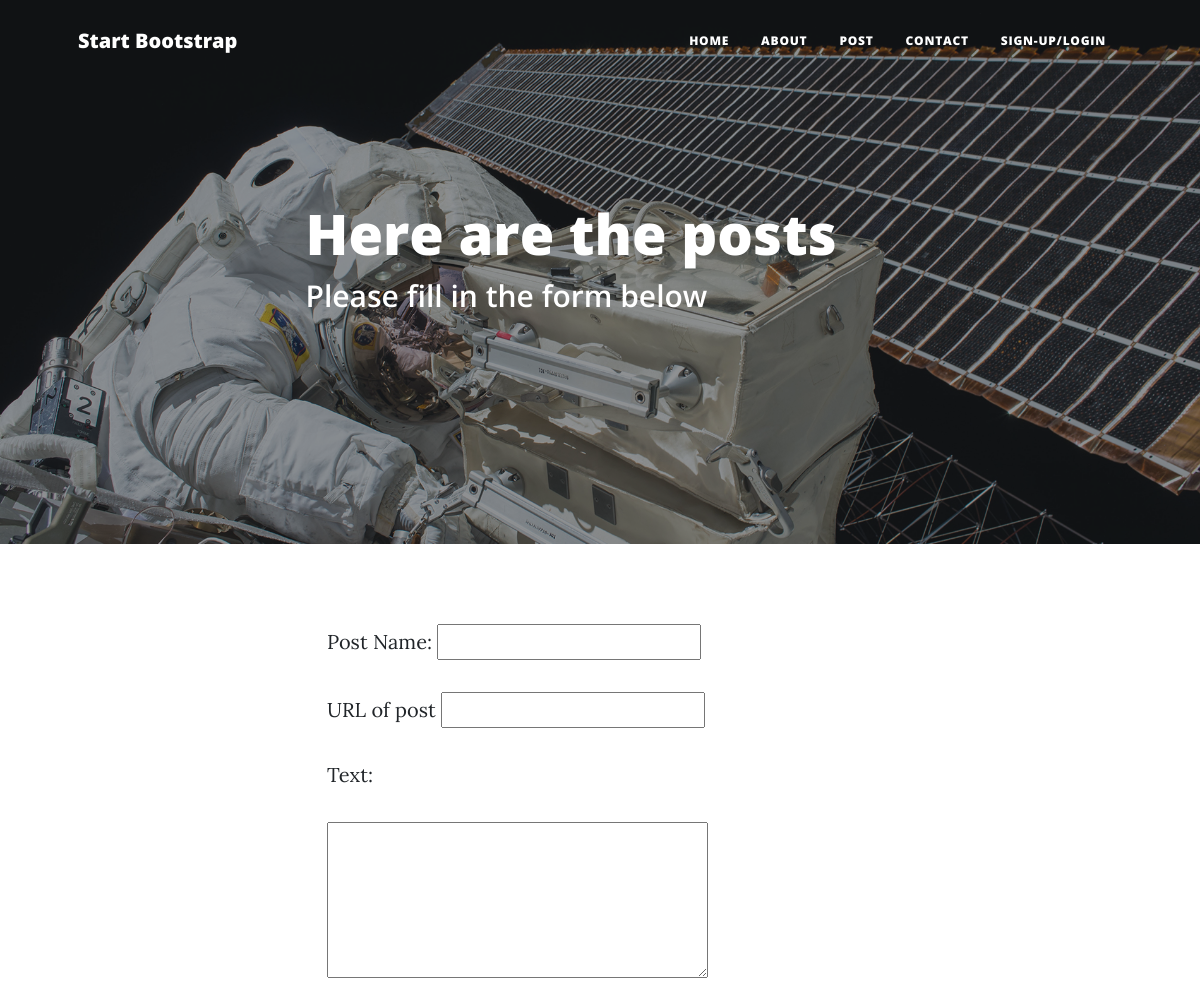
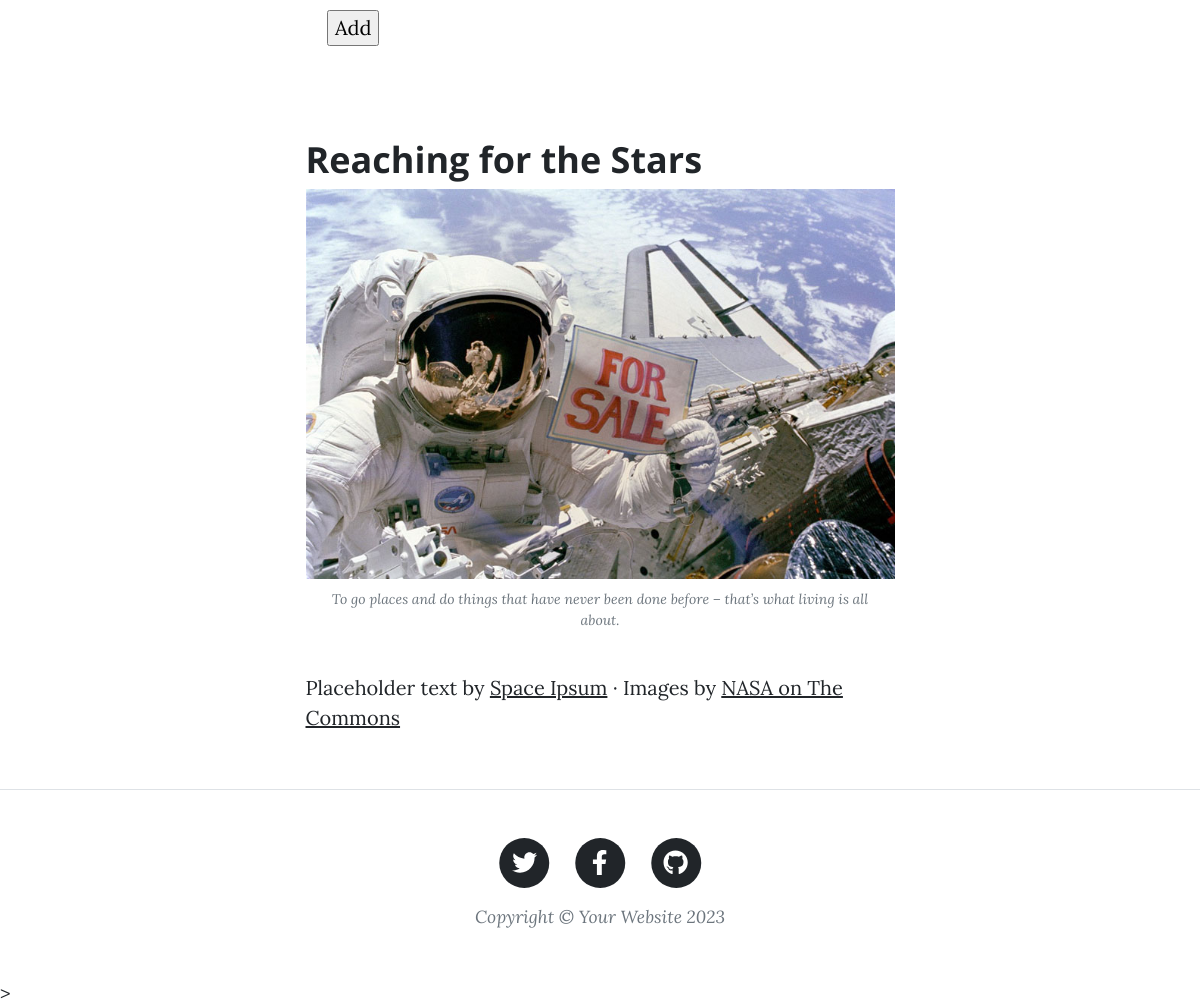
Page /post on the committed database (2 pictures, top to bottom).
### tables this page shows
CREATE TABLE mainmenu (
id integer PRIMARY KEY AUTOINCREMENT,
title text NOT NULL,
url text NOT NULL
);

### main.py (the view, shortened to what this page needs)
@app.route("/post", methods=['POST', 'GET'])
def addPost():
    return render_template('post.html', menu=data_base.getMenu(), title='Post')

### FDataBase.py (called while the page is built)
    def getMenu(self):
        sql = '''SELECT * FROM mainmenu'''  # all data is got
        try:
            self.__cursor.execute(sql)
            result = self.__cursor.fetchall()
            if result:
                return result
        except:
            print("Data-base fetching error")
        return []  # for case of any exception empty list will be returned

### main.py (called while the page is built)
def connect_db():
    connection_db = sqlite3.connect(app.config['DATABASE'])
    connection_db.row_factory = sqlite3.Row
    return connection_db

def get_db():
    if not hasattr(g, 'link_db'):
        g.link_db = connect_db()
    return g.link_db

@app.before_request
def before_request():
    global data_base
    db = get_db()
    data_base = FDataBase(db)

@app.teardown_appcontext
def close_bd(error):
    if hasattr(g, 'link_db'):
        g.link_db.close()

### templates/post.html (shortened to what this page needs)
{% extends 'base.html' %}
{% block head %}
    {{ super() }}
{% endblock %}
{% block content %}
        {{ super() }}
        <header class="masthead" style="background-image: url('static/assets/img/post-bg.jpg')">
            <div class="container position-relative px-4 px-lg-5">
                <div class="row gx-4 gx-lg-5 justify-content-center">
                    <div class="col-md-10 col-lg-8 col-xl-7">
                        <div class="post-heading">
                            <h1>Here are the posts</h1>
                            <h2 class="subheading">Please fill in the form below</h2>
                        </div>
                    </div>
                </div>
            </div>
        </header>
        <div class="container">
            <div class="row justify-content-center">
                <div class="col-md-6">
                    <form action="{{ url_for('addPost')}}" method="post">
                        <p><label>Post Name: </label> <input type="text" name="name" value="" required></p>
                        <p><label>URL of post</label> <input type="text" name="url", value="" required/>
                        <p><label>Text: </label></p>
                        <p><textarea name="post" rows="5" cols="30"></textarea></p>
                        <p><input type="submit" value="Add"></p>
                    </form>
                </div>
            </div>
        </div>
        <article class="mb-4">
            <div class="container px-4 px-lg-5">
                <div class="row gx-4 gx-lg-5 justify-content-center">
                    <div class="col-md-10 col-lg-8 col-xl-7">
                        <h2 class="section-heading">Reaching for the Stars</h2>
                        <a href="#!"><img class="img-fluid" src="static/assets/img/post-sample-image.jpg" alt="..." /></a>
                        <span class="caption text-muted">To go places and do things that have never been done before – that’s what living is all about.</span>
                        <p>
                            Placeholder text by
                            <a href="http://spaceipsum.com/">Space Ipsum</a>
                            &middot; Images by
                            <a href="https://www.flickr.com/photos/nasacommons/">NASA on The Commons</a>
                        </p>
                    </div>
                </div>
            </div>
        </article>
        <footer class="border-top">
            <div class="container px-4 px-lg-5">
                <div class="row gx-4 gx-lg-5 justify-content-center">
                    <div class="col-md-10 col-lg-8 col-xl-7">
                        <ul class="list-inline text-center">
                            <li class="list-inline-item">
                                <a href="#!">
                                    <span class="fa-stack fa-lg">
                                        <i class="fas fa-circle fa-stack-2x"></i>
                                        <i class="fab fa-twitter fa-stack-1x fa-inverse"></i>
                                    </span>
                                </a>
                            </li>
                            <li class="list-inline-item">
                                <a href="#!">
                                    <span class="fa-stack fa-lg">
                                        <i class="fas fa-circle fa-stack-2x"></i>
                                        <i class="fab fa-facebook-f fa-stack-1x fa-inverse"></i>
                                    </span>
                                </a>
                            </li>
                            <li class="list-inline-item">
                                <a href="#!">
                                    <span class="fa-stack fa-lg">
                                        <i class="fas fa-circle fa-stack-2x"></i>
                                        <i class="fab fa-github fa-stack-1x fa-inverse"></i>
                                    </span>
                                </a>
                            </li>
                        </ul>
                        <div class="small text-center text-muted fst-italic">Copyright &copy; Your Website 2023</div>
                    </div>
                </div>
            </div>
        </footer>
{% endblock %}

### templates/base.html (shortened to what this page needs)
<!DOCTYPE html>
<html lang="en">
    <head>
        {% block head -%}
            <link href="static/css/styles.css" rel="stylesheet" />
        {% endblock %}
    </head>
    <body>
    {% block content -%}
        <nav class="navbar navbar-expand-lg navbar-light" id="mainNav">
            <div class="container px-4 px-lg-5">
                <a class="navbar-brand" href="index.html">Start Bootstrap</a>
                <div class="collapse navbar-collapse" id="navbarResponsive">
                    <ul class="navbar-nav ms-auto py-4 py-lg-0">
                        {% for m in menu %}
                        <li class="nav-item"><a class="nav-link px-lg-3 py-3 py-lg-4" href="{{ m.url }}">{{m.title}}</a></li>
                        {% endfor %}
                    </ul>
                </div>
            </div>
        </nav>
    {% endblock -%}
    </body>>
</html>

### rows in the picture
mainmenu: title "HOME"
mainmenu: title "ABOUT"
mainmenu: title "POST"
mainmenu: title "CONTACT"
mainmenu: title "SIGN-UP/LOGIN"
